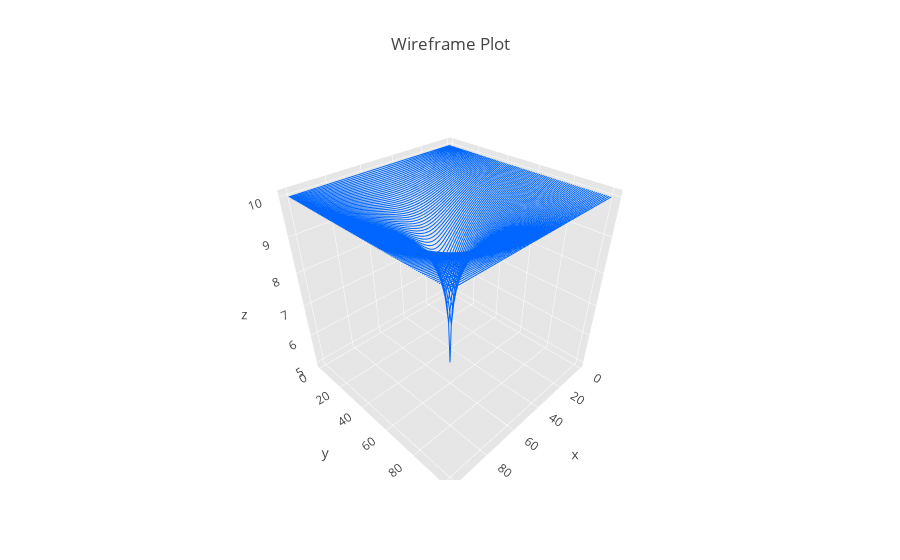

The notebook cell saved with this chart:
### Code cell
import plotly as py
import plotly.graph_objs as go
import numpy as np
from plotly.offline import init_notebook_mode, iplot
from IPython.display import display, HTML

init_notebook_mode(connected=True)

a = np.loadtxt('./plottest_3d.TXT')
x = a[:,0].copy()
y = a[:,1].copy()
z = a[:,2].copy()

num = 101
xGrid = x.reshape(num,num).T
yGrid = y.reshape(num,num).T
z = z.reshape(num,num)


# x = np.unique(x)
# y = np.unique(y)
# z = z.reshape(len(x),len(y))
lines = []
line_marker = dict(color='#0066FF', width=2)
for i, j, k in zip(xGrid, yGrid, z):
    lines.append(go.Scatter3d(x=i, y=j, z=k, mode='lines', line=line_marker))

# Creating the data
# x = np.linspace(-5, 5, 50)
# y = np.linspace(-5, 5, 50)
# xGrid, yGrid = np.meshgrid(y, x)
# R = np.sqrt(xGrid ** 2 + yGrid ** 2)
# z = np.sin(R)

# print(x.shape, y.shape)
# print(xGrid.shape, yGrid.shape)
# print(z.shape)

# # Creating the plot
# lines = []
# line_marker = dict(color='#0066FF', width=2)
# for i, j, k in zip(xGrid, yGrid, z):
#     lines.append(go.Scatter3d(x=i, y=j, z=k, mode='lines', line=line_marker))

layout = go.Layout(
    title='Wireframe Plot',
    scene=dict(
        xaxis=dict(
            gridcolor='rgb(255, 255, 255)',
            zerolinecolor='rgb(255, 255, 255)',
            showbackground=True,
            backgroundcolor='rgb(230, 230,230)'
        ),
        yaxis=dict(
            gridcolor='rgb(255, 255, 255)',
            zerolinecolor='rgb(255, 255, 255)',
            showbackground=True,
            backgroundcolor='rgb(230, 230,230)'
        ),
        zaxis=dict(
            gridcolor='rgb(255, 255, 255)',
            zerolinecolor='rgb(255, 255, 255)',
            showbackground=True,
            backgroundcolor='rgb(230, 230,230)'
        )
    ),
    showlegend=False,
)
fig = go.Figure(data=lines, layout=layout)
iplot(fig, filename='wireframe_plot')
